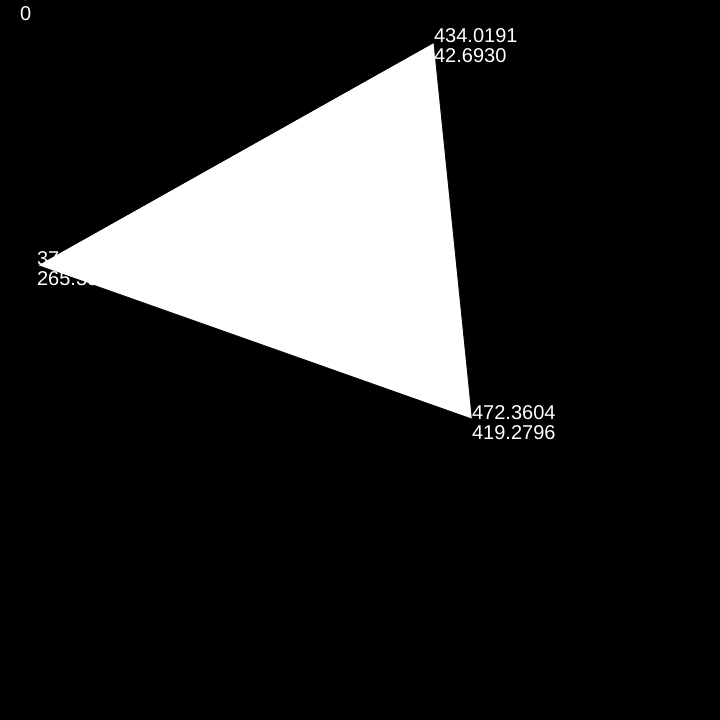
Frame 1 (no input)
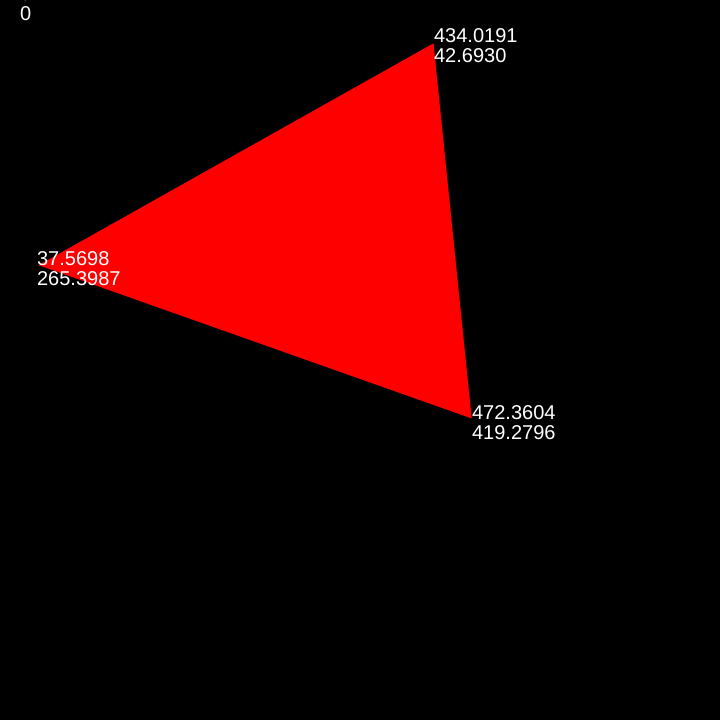
Frame 60 (no input)
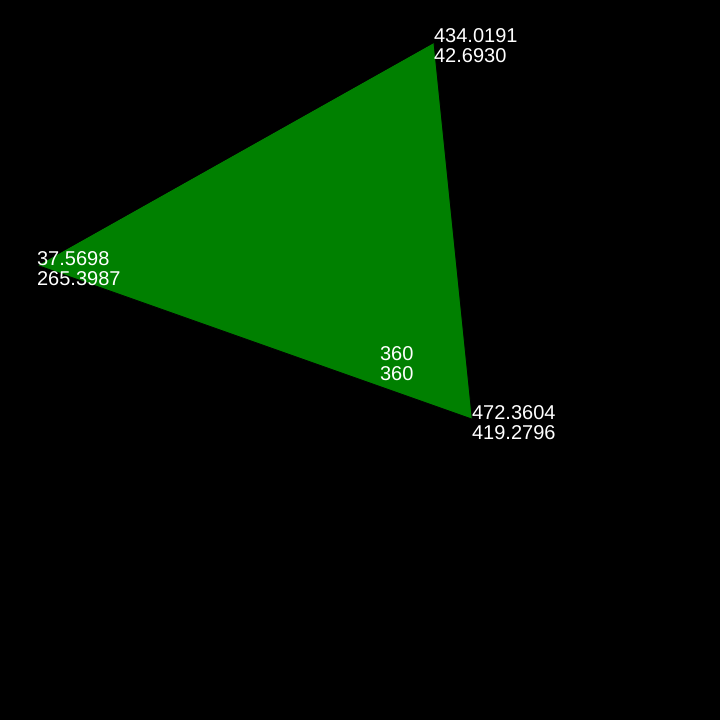
Frame 120 (the mouse pressed at the canvas centre since frame 60)

The p5.js sketch that drew these frames (run headless with seeded random() and noise() and a simulated clock; from frame 60 on, the mouse is pressed at the canvas centre):

// p5.js sketch
// ── sketch.js
// area of a triangle
// abs(x1 * (y2 - y3) + x2 * (y3 - y1) + x3 * (y1 - y2)) / 2.0

let offset = 100
let textSz = 20
let isFloat = true
let isInt = false

function setup() {
  createCanvas(720, 720);
  let W = width - offset, H = height - offset
  let S = 0
  while (S < 60000) {
    ax = random() * W
    ay = random() * H
    bx = random() * W
    by = random() * H
    cx = random() * W
    cy = random() * H
    S = abs(ax*(by-cy) + bx*(cy-ay) + cx*(ay-by)) / 2.0
  }
  console.log('(%f, %f)', ax, ay)
  console.log('(%f, %f)', bx, by)
  console.log('(%f, %f)', cx, cy)  
}

function draw() {
  background(0);
  triangle(ax, ay, bx, by, cx, cy)
  fill(color('white'))
  print_coor(ax, ay, isFloat);
  print_coor(bx, by, isFloat);
  print_coor(cx, cy, isFloat);
  print_coor(mouseX, mouseY, isInt)
  let result = check_in(mouseX, mouseY, ax, ay, bx, by, cx, cy)
  if (result) {
    fill(color('green'))
  } else {
    fill(color('red'))
  }
}

function check_in(Px,Py,x1,y1,x2,y2,x3,y3) {
  let sign_1 = get_sign(x1, y1, x2, y2, Px, Py)
  let sign_2 = get_sign(x2, y2, x3, y3, Px, Py)
  let sign_3 = get_sign(x3, y3, x1, y1, Px, Py)
  if (sign_1 == 0 || sign_2 == 0 || sign_3 == 0)
    return false
  let has_same_sign = (
    (sign_1 < 0 && sign_2 < 0 && sign_3 < 0) || 
    (sign_1 > 0 && sign_2 > 0 && sign_3 > 0)
  )
  // console.log(sign_1, sign_2, sign_3)
  return has_same_sign
}
  
function get_sign(x1,y1,x2,y2,X,Y) {
  return ((x1 - X) * (y2 - Y)) - ((x2 - X) * (y1 - Y))
}

// text printer

function print_coor(x, y, isFloat) {
  if (isFloat) {
    a = x.toFixed(4)
    b = y.toFixed(4)
  } else {
    a = x
    b = y
  }
  textSize(textSz);
  fill(255);
  // text("("+ a + ", " + b + ")", a, b)
  if (isFloat) {
    text(a, parseInt(a), parseInt(b))
    text(b, parseInt(a), parseInt(b) + textSz)
  } else {
    text(a, parseInt(a) + textSz, parseInt(b))
    text(b, parseInt(a) + textSz, parseInt(b) + textSz)
  }
}
